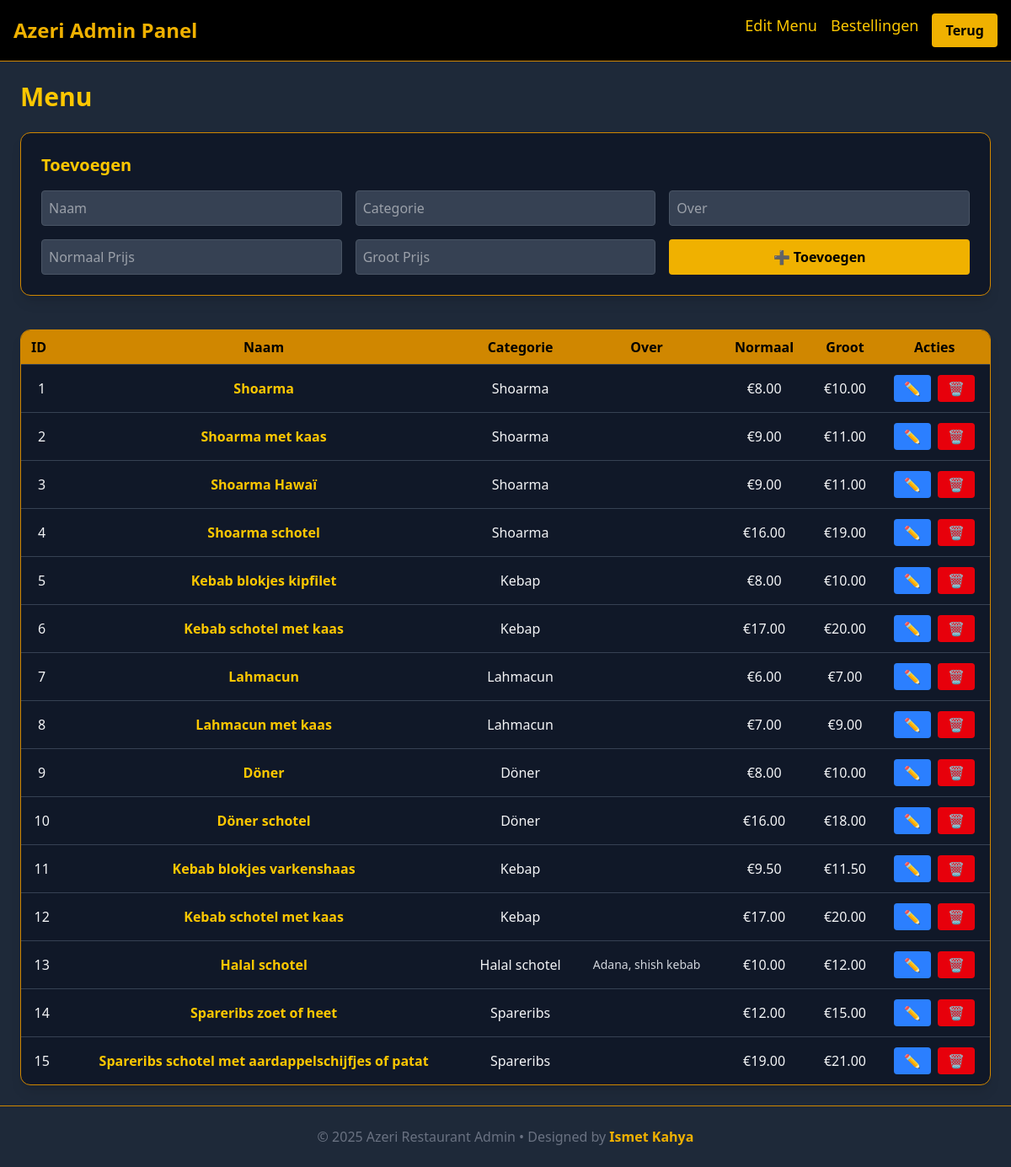
/directions/admin.php, run on the app's committed database.
### tables this page shows
CREATE TABLE menu (
    id INT PRIMARY KEY AUTO_INCREMENT,
    type TEXT NOT NULL,
    name VARCHAR(255) NOT NULL,
    description TEXT,
    price_normal DECIMAL(6,2),
    price_large DECIMAL(6,2)
);

### directions/admin.php (the view, shortened to what this page needs)
<?php
$host = 'localhost';
$dbname = 'azeri';
$username = 'bit_academy';
$password = 'bit_academy';
try {
    $pdo = new PDO("mysql:host=$host;dbname=$dbname;charset=utf8", $username, $password);
    $pdo->setAttribute(PDO::ATTR_ERRMODE, PDO::ERRMODE_EXCEPTION);
} catch (PDOException $e) {
    die('disconnected' . $e->getMessage());
}
$menu_items = $pdo->query("SELECT * FROM menu ORDER BY id ASC, type, name")->fetchAll(PDO::FETCH_ASSOC);
?>
<!DOCTYPE html>
<html lang="nl">
<head>
    <link href="../dist/output.css" rel="stylesheet">
</head>
<body class="bg-gray-800 text-gray-100 flex flex-col min-h-screen">
    <nav class="bg-black p-4 border-b border-yellow-600 flex flex-wrap items-center justify-between">
        <h1 class="text-xl md:text-2xl font-bold text-yellow-500">Azeri Admin Panel</h1>
        <div id="navLinks" class="hidden md:flex flex-col md:flex-row w-full md:w-auto mt-3 md:mt-0 space-y-3 md:space-y-0 md:space-x-4">
            <a href="admin.php" class="text-yellow-400 hover:text-yellow-300 text-lg text-center">Edit Menu</a>
            <a href="bestellingen.php" class="text-yellow-400 hover:text-yellow-300 text-lg text-center">Bestellingen</a>
            <a href="menu.php" class="bg-yellow-500 text-black px-4 py-2 rounded hover:bg-yellow-600 font-semibold text-center">Terug</a>
        </div>
    </nav>
    <main class="flex-grow w-full max-w-7xl mx-auto p-4 sm:p-6">
        <h2 class="text-3xl font-bold text-yellow-400 mb-6 text-center md:text-left">Menu</h2>
        <div class="bg-gray-900 rounded-xl p-6 shadow-lg mb-10 border border-yellow-600">
            <h3 class="text-xl font-semibold mb-4 text-yellow-400">Toevoegen</h3>
            <form method="POST" class="grid grid-cols-1 sm:grid-cols-2 lg:grid-cols-3 gap-4">
                <input type="text" name="name" placeholder="Naam" required class="p-2 rounded bg-gray-700 border border-gray-600 text-white focus:ring-yellow-500">
                <input type="text" name="type" placeholder="Categorie" required class="p-2 rounded bg-gray-700 border border-gray-600 text-white focus:ring-yellow-500">
                <input type="text" name="description" placeholder="Over" class="p-2 rounded bg-gray-700 border border-gray-600 text-white focus:ring-yellow-500">
                <input type="number" min="0" step="0.1" name="price_normal" placeholder="Normaal Prijs" required class="p-2 rounded bg-gray-700 border border-gray-600 text-white focus:ring-yellow-500">
                <input type="number" step="0.01"  min="0" name="price_large" placeholder="Groot Prijs" class="p-2 rounded bg-gray-700 border border-gray-600 text-white focus:ring-yellow-500">
                <button type="submit" name="add_product" class="bg-yellow-500 hover:bg-yellow-600 text-black font-bold py-2 px-4 rounded transition w-full sm:w-auto">
                    ➕ Toevoegen
                </button>
            </form>
        </div>
        <div class="overflow-x-auto bg-gray-900 rounded-xl border border-yellow-600 shadow-lg">
            <table class="min-w-full border-collapse text-sm sm:text-base">
                <thead class="bg-yellow-600 text-black">
                    <tr>
                        <th class="px-3 py-2 text-left">ID</th>
                        <th class="px-3 py-2">Naam</th>
                        <th class="px-3 py-2">Categorie</th>
                        <th class="px-3 py-2">Over</th>
                        <th class="px-3 py-2">Normaal</th>
                        <th class="px-3 py-2">Groot</th>
                        <th class="px-3 py-2 text-center">Acties</th>
                    </tr>
                </thead>
                <tbody>
                    <?php foreach ($menu_items as $item): ?>
                        <tr class="border-t border-gray-700 hover:bg-gray-700 transition text-center">
                            <td class="px-2 py-2"><?= $item['id'] ?></td>
                            <td class="px-2 py-2 text-yellow-400 font-semibold"><?= htmlspecialchars($item['name']) ?></td>
                            <td class="px-2 py-2"><?= htmlspecialchars($item['type']) ?></td>
                            <td class="px-2 py-2 text-sm text-gray-300 break-words"><?= htmlspecialchars($item['description']) ?></td>
                            <td class="px-2 py-2">€<?= number_format($item['price_normal'], 2) ?></td>
                            <td class="px-2 py-2">€<?= number_format($item['price_large'], 2) ?></td>
                            <td class="px-2 py-3 flex flex-col sm:flex-row justify-center items-center gap-2">
                                <a href="#" class="edit-btn bg-blue-500 hover:bg-blue-600 text-white px-3 py-1 rounded transition w-full sm:w-auto">✏️</a>
                                <a href="?delete=<?= $item['id'] ?>" class="bg-red-600 hover:bg-red-700 text-white px-3 py-1 rounded transition w-full sm:w-auto">🗑️</a>
                            </td>
                        </tr>
                    <?php endforeach; ?>
                </tbody>
            </table>
        </div>
    </main>
    <footer class="text-center text-gray-500 py-6 border-t border-yellow-600 mt-auto">
        © 2025 Azeri Restaurant Admin • Designed by <span class="text-yellow-500 font-semibold">Ismet Kahya</span>
    </footer>
</body>
</html>

### data on the page
menu: id "1", name "Shoarma", type "Shoarma", price_normal "8.00", price_large "10.00"
menu: id "2", name "Shoarma met kaas", type "Shoarma", price_normal "9.00", price_large "11.00"
menu: id "3", name "Shoarma Hawaï", type "Shoarma", price_normal "9.00", price_large "11.00"
menu: id "4", name "Shoarma schotel", type "Shoarma", price_normal "16.00", price_large "19.00"
menu: id "5", name "Kebab blokjes kipfilet", type "Kebap", price_normal "8.00", price_large "10.00"
menu: id "6", name "Kebab schotel met kaas", type "Kebap", price_normal "17.00", price_large "20.00"
menu: id "7", name "Lahmacun", type "Lahmacun", price_normal "6.00", price_large "7.00"
menu: id "8", name "Lahmacun met kaas", type "Lahmacun", price_normal "7.00", price_large "9.00"
menu: id "9", name "Döner", type "Döner", price_normal "8.00", price_large "10.00"
menu: id "10", name "Döner schotel", type "Döner", price_normal "16.00", price_large "18.00"
menu: id "11", name "Kebab blokjes varkenshaas", type "Kebap", price_normal "9.50", price_large "11.50"
menu: id "12", name "Kebab schotel met kaas", type "Kebap", price_normal "17.00", price_large "20.00"
menu: id "13", name "Halal schotel", type "Halal schotel", description "Adana, shish kebab", price_normal "10.00", price_large "12.00"
menu: id "14", name "Spareribs zoet of heet", type "Spareribs", price_normal "12.00", price_large "15.00"
menu: id "15", name "Spareribs schotel met aardappelschijfjes of patat", type "Spareribs", price_normal "19.00", price_large "21.00"
